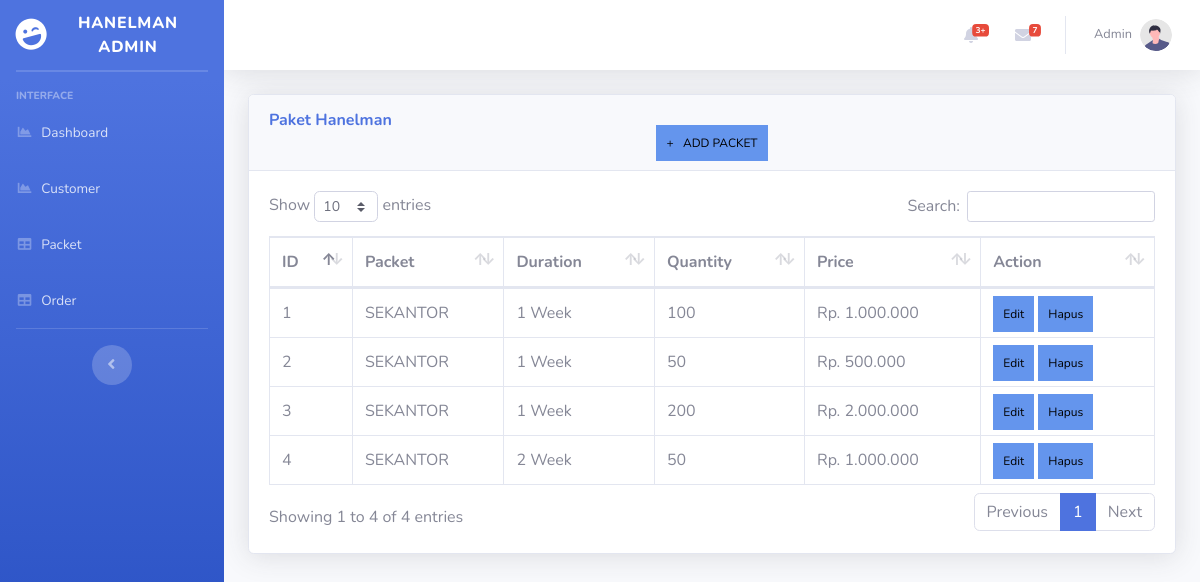
Screenshot of /admin_panel/packet.php with the database file from the repository.
### tables this page shows
CREATE TABLE `packet` (
  `id_packet` int(11) NOT NULL,
  `Packet_Name` varchar(35) NOT NULL,
  `Duration` varchar(10) DEFAULT NULL,
  `Quantity` int(11) DEFAULT NULL,
  `Price` varchar(50) DEFAULT NULL
);

### admin_panel/packet.php (the view, shortened to what this page needs)
<?php
    include('koneksi.php');
?>
<!DOCTYPE html>
<html lang="en">
<head>
    <link href="vendor/fontawesome-free/css/all.min.css" rel="stylesheet" type="text/css">
    <link href="css/sb-admin-2.min.css" rel="stylesheet">
    <link rel="stylesheet" href="css/addon.css">
    <link href="vendor/datatables/dataTables.bootstrap4.min.css" rel="stylesheet">
</head>
<body id="page-top">
    <div id="wrapper">
        <ul class="navbar-nav bg-gradient-primary sidebar sidebar-dark accordion" id="accordionSidebar">
            <a class="sidebar-brand d-flex align-items-center justify-content-center" href="index.html">
                <div class="sidebar-brand-icon rotate-n-15">
                    <i class="fas fa-laugh-wink"></i>
                </div>
                <div class="sidebar-brand-text mx-3">Hanelman Admin </div>
            </a>
            <hr class="sidebar-divider my-0">
            <hr class="sidebar-divider">
            <div class="sidebar-heading">
                Interface
            </div>
            <li class="nav-item">
                <a class="nav-link" href="dashboard.php">
                    <i class="fas fa-fw fa-chart-area"></i>
                    <span>Dashboard</span></a>
            </li>
            <li class="nav-item">
                <a class="nav-link" href="customer.php">
                    <i class="fas fa-fw fa-chart-area"></i>
                    <span>Customer</span></a>
            </li>
            <li class="nav-item">
                <a class="nav-link" href="#">
                    <i class="fas fa-fw fa-table"></i>
                    <span>Packet</span></a>
            </li>
            <li class="nav-item">
                <a class="nav-link" href="order.php">
                    <i class="fas fa-fw fa-table"></i>
                    <span>Order</span></a>
            </li>
            <hr class="sidebar-divider d-none d-md-block">
            <div class="text-center d-none d-md-inline">
                <button class="rounded-circle border-0" id="sidebarToggle"></button>
            </div>
        </ul>
        <div id="content-wrapper" class="d-flex flex-column">
            <div id="content">
                <nav class="navbar navbar-expand navbar-light bg-white topbar mb-4 static-top shadow">
                    <ul class="navbar-nav ml-auto">
                        <li class="nav-item dropdown no-arrow mx-1">
                            <a class="nav-link dropdown-toggle" href="#" id="alertsDropdown" role="button"
                                data-toggle="dropdown" aria-haspopup="true" aria-expanded="false">
                                <i class="fas fa-bell fa-fw"></i>
                                <span class="badge badge-danger badge-counter">3+</span>
                            </a>
                        </li>
                        <li class="nav-item dropdown no-arrow mx-1">
                            <a class="nav-link dropdown-toggle" href="#" id="messagesDropdown" role="button"
                                data-toggle="dropdown" aria-haspopup="true" aria-expanded="false">
                                <i class="fas fa-envelope fa-fw"></i>
                                <span class="badge badge-danger badge-counter">7</span>
                            </a>
                        </li>
                        <li class="nav-item dropdown no-arrow">
                            <a class="nav-link dropdown-toggle" href="#" id="userDropdown" role="button"
                                data-toggle="dropdown" aria-haspopup="true" aria-expanded="false">
                                <span class="mr-2 d-none d-lg-inline text-gray-600 small">Admin</span>
                                <img class="img-profile rounded-circle"
                                    src="img/undraw_profile.svg">
                            </a>
                        </li>
                    </ul>
                </nav>
                <div class="container-fluid">
                    <div class="card shadow mb-4">
                        <div class="card-header py-3">
                            <h6 class="m-0 font-weight-bold text-primary">Paket Hanelman</h6>
                            <center>
                                <a href="tambahpacket.php" class="crudpacket">+ &nbsp; ADD PACKET</a>
                            </center>
                        </div>
                        <div class="card-body">
                            <div class="table-responsive">
                                <table class="table table-bordered" id="dataTable" width="100%" cellspacing="0">
                                    <thead>
                                        <tr>
                                            <th>ID</th>
                                            <th>Packet</th>
                                            <th>Duration</th>
                                            <th>Quantity</th>
                                            <th>Price</th>
                                            <th>Action</th>
                                        </tr>
                                    </thead>
                                    <tbody>
                                        <?php
                                            $query = "SELECT * FROM packet ORDER BY id_packet ASC";
                                            $result = mysqli_query($koneksi, $query);
                                            $no = 1;
                                            while ($row = mysqli_fetch_assoc($result)){
                                        ?>
                                        <tr>
                                            <td><?php echo $no;?></td>
                                            <td><?php echo $row['Packet_Name'];?></td>
                                            <td><?php echo $row['Duration'];?></td>
                                            <td><?php echo $row['Quantity'];?></td>
                                            <td><?php echo $row['Price'];?></td>
                                            <td>
                                                <a href="editpacket.php?id_packet=<?php echo $row['id_packet']; ?>"  class="crudpacket">Edit</a>
                                                <a href="hapuspacket.php?id_packet=<?php echo $row['id_packet']; ?>"  class="crudpacket" onclick = "return confirm
                                                ('Anda yakin ingin hapus data paket?')">Hapus</a>
                                            </td>
                                        </tr>
                                        <?php
                                        $no++;
                                            }
                                        ?>
                                    </tbody>
                                </table>
                            </div>
                        </div>
                    </div>
                </div>
            </div>
        </div>
    </div>
</body>
</html>

### admin_panel/css/addon.css (style rules this page uses)
.crudpacket { background-color: cornflowerblue; color : black; padding: 10px; font-size: 12px; text-decoration: none; }

### rows the page displays
packet: Packet_Name "SEKANTOR", Duration "1 Week", Quantity "100", Price "Rp. 1.000.000"
packet: Packet_Name "SEKANTOR", Duration "1 Week", Quantity "50", Price "Rp. 500.000"
packet: Packet_Name "SEKANTOR", Duration "1 Week", Quantity "200", Price "Rp. 2.000.000"
packet: Packet_Name "SEKANTOR", Duration "2 Week", Quantity "50", Price "Rp. 1.000.000"
